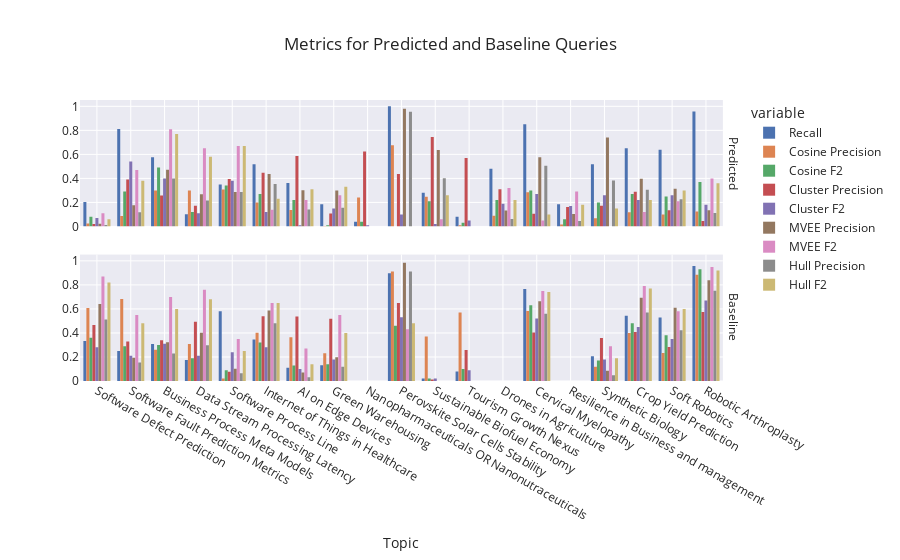

The cell this chart's notebook holds for it:
### Code cell
fig = px.histogram(plt_df, x="Topic", y=["Recall", "Cosine Precision",
                                         "Cosine F2", "Cosine F2",
                                         "Cluster Precision", "Cluster F2",
                                         "MVEE Precision", "MVEE F2",
                                         "Hull Precision", "Hull F2"],
                    title="Metrics for Predicted and Baseline Queries", barmode="group",
                   facet_row="Index", facet_row_spacing=0.1)

fig.for_each_trace(lambda t: t.update(x=t.x[::-1], y=t.y[::-1]))
fig.for_each_annotation(lambda a: a.update(text=a.text.split("=")[-1]))
fig.update_layout(yaxis1_title="", yaxis2_title="", yaxis1_dtick=0.2, yaxis2_dtick=0.2)
fig.show()

### Figure 1 — Plotly figure (JSON) as saved in the notebook; plotly's stock layout.template omitted (floating-point values rounded to 4 significant figures)
{"data": [{"alignmentgroup": "True", "bingroup": "x", "histfunc": "sum", "hovertemplate": "variable=Recall<br>Index=Predicted<br>Topic=%{x}<br>sum of value=%{y}<extra></extra>", "legendgroup": "Recall", "marker": {"color": "rgb(76,114,176)", "pattern": {"shape": ""}}, "name": "Recall", "offsetgroup": "Recall", "orientation": "v", "showlegend": true, "type": "histogram", "x": ["Software Defect Prediction", "Software Fault Prediction Metrics", "Business Process Meta Models", "Data Stream Processing Latency", "Software Process Line", "Internet of Things in Healthcare", "AI on Edge Devices", "Green Warehousing", "Nanopharmaceuticals OR Nanonutraceuticals", "Perovskite Solar Cells Stability", "Sustainable Biofuel Economy", "Tourism Growth Nexus", "Drones in Agriculture", "Cervical Myelopathy", "Resilience in Business and management", "Synthetic Biology", "Crop Yield Prediction", "Soft Robotics", "Robotic Arthroplasty"], "xaxis": "x2", "y": [0.204, 0.812, 0.577, 0.101, 0.349, 0.517, 0.361, 0.184, 0.04, 1, 0.28, 0.08, 0.48, 0.851, 0.185, 0.517, 0.652, 0.639, 0.957], "yaxis": "y2"}, {"alignmentgroup": "True", "bingroup": "x", "histfunc": "sum", "hovertemplate": "variable=Recall<br>Index=Baseline<br>Topic=%{x}<br>sum of value=%{y}<extra></extra>", "legendgroup": "Recall", "marker": {"color": "rgb(76,114,176)", "pattern": {"shape": ""}}, "name": "Recall", "offsetgroup": "Recall", "orientation": "v", "showlegend": false, "type": "histogram", "x": ["Software Defect Prediction", "Software Fault Prediction Metrics", "Business Process Meta Models", "Data Stream Processing Latency", "Software Process Line", "Internet of Things in Healthcare", "AI on Edge Devices", "Green Warehousing", "Perovskite Solar Cells Stability", "Sustainable Biofuel Economy", "Tourism Growth Nexus", "Cervical Myelopathy", "Synthetic Biology", "Crop Yield Prediction", "Soft Robotics", "Robotic Arthroplasty"], "xaxis": "x", "y": [0.333, 0.25, 0.308, 0.174, 0.581, 0.345, 0.111, 0.132, 0.897, 0.02, 0.08, 0.766, 0.207, 0.543, 0.528, 0.957], "yaxis": "y"}, {"alignmentgroup": "True", "bingroup": "x", "histfunc": "sum", "hovertemplate": "variable=Cosine Precision<br>Index=Predicted<br>Topic=%{x}<br>sum of value=%{y}<extra></extra>", "legendgroup": "Cosine Precision", "marker": {"color": "rgb(221,132,82)", "pattern": {"shape": ""}}, "name": "Cosine Precision", "offsetgroup": "Cosine Precision", "orientation": "v", "showlegend": true, "type": "histogram", "x": ["Software Defect Prediction", "Software Fault Prediction Metrics", "Business Process Meta Models", "Data Stream Processing Latency", "Software Process Line", "Internet of Things in Healthcare", "AI on Edge Devices", "Green Warehousing", "Nanopharmaceuticals OR Nanonutraceuticals", "Perovskite Solar Cells Stability", "Sustainable Biofuel Economy", "Tourism Growth Nexus", "Drones in Agriculture", "Cervical Myelopathy", "Resilience in Business and management", "Synthetic Biology", "Crop Yield Prediction", "Soft Robotics", "Robotic Arthroplasty"], "xaxis": "x2", "y": [0.024, 0.086, 0.299, 0.3, 0.307, 0.199, 0.137, 0.003, 0.242, 0.675, 0.248, 0.009, 0.089, 0.284, 0.016, 0.069, 0.119, 0.099, 0.124], "yaxis": "y2"}, {"alignmentgroup": "True", "bingroup": "x", "histfunc": "sum", "hovertemplate": "variable=Cosine Precision<br>Index=Baseline<br>Topic=%{x}<br>sum of value=%{y}<extra></extra>", "legendgroup": "Cosine Precision", "marker": {"color": "rgb(221,132,82)", "pattern": {"shape": ""}}, "name": "Cosine Precision", "offsetgroup": "Cosine Precision", "orientation": "v", "showlegend": false, "type": "histogram", "x": ["Software Defect Prediction", "Software Fault Prediction Metrics", "Business Process Meta Models", "Data Stream Processing Latency", "Software Process Line", "Internet of Things in Healthcare", "AI on Edge Devices", "Green Warehousing", "Perovskite Solar Cells Stability", "Sustainable Biofuel Economy", "Tourism Growth Nexus", "Cervical Myelopathy", "Synthetic Biology", "Crop Yield Prediction", "Soft Robotics", "Robotic Arthroplasty"], "xaxis": "x", "y": [0.608, 0.682, 0.26, 0.308, 0.021, 0.402, 0.364, 0.23, 0.912, 0.37, 0.571, 0.582, 0.119, 0.399, 0.233, 0.885], "yaxis": "y"}, {"alignmentgroup": "True", "bingroup": "x", "histfunc": "sum", "hovertemplate": "variable=Cosine F2<br>Index=Predicted<br>Topic=%{x}<br>sum of value=%{y}<extra></extra>", "legendgroup": "Cosine F2", "marker": {"color": "rgb(85,168,104)", "pattern": {"shape": ""}}, "name": "Cosine F2", "offsetgroup": "Cosine F2", "orientation": "v", "showlegend": true, "type": "histogram", "x": ["Software Defect Prediction", "Software Fault Prediction Metrics", "Business Process Meta Models", "Data Stream Processing Latency", "Software Process Line", "Internet of Things in Healthcare", "AI on Edge Devices", "Green Warehousing", "Nanopharmaceuticals OR Nanonutraceuticals", "Perovskite Solar Cells Stability", "Sustainable Biofuel Economy", "Tourism Growth Nexus", "Drones in Agriculture", "Cervical Myelopathy", "Resilience in Business and management", "Synthetic Biology", "Crop Yield Prediction", "Soft Robotics", "Robotic Arthroplasty"], "xaxis": "x2", "y": [0.08, 0.29, 0.49, 0.12, 0.34, 0.27, 0.22, 0.01, 0.04, 0, 0.21, 0.03, 0.22, 0.3, 0.06, 0.2, 0.27, 0.25, 0.37], "yaxis": "y2"}, {"alignmentgroup": "True", "bingroup": "x", "histfunc": "sum", "hovertemplate": "variable=Cosine F2<br>Index=Baseline<br>Topic=%{x}<br>sum of value=%{y}<extra></extra>", "legendgroup": "Cosine F2", "marker": {"color": "rgb(85,168,104)", "pattern": {"shape": ""}}, "name": "Cosine F2", "offsetgroup": "Cosine F2", "orientation": "v", "showlegend": false, "type": "histogram", "x": ["Software Defect Prediction", "Software Fault Prediction Metrics", "Business Process Meta Models", "Data Stream Processing Latency", "Software Process Line", "Internet of Things in Healthcare", "AI on Edge Devices", "Green Warehousing", "Perovskite Solar Cells Stability", "Sustainable Biofuel Economy", "Tourism Growth Nexus", "Cervical Myelopathy", "Synthetic Biology", "Crop Yield Prediction", "Soft Robotics", "Robotic Arthroplasty"], "xaxis": "x", "y": [0.36, 0.29, 0.3, 0.19, 0.09, 0.32, 0.13, 0.14, 0.46, 0.02, 0.1, 0.63, 0.17, 0.48, 0.38, 0.93], "yaxis": "y"}, {"alignmentgroup": "True", "bingroup": "x", "histfunc": "sum", "hovertemplate": "variable=Cluster Precision<br>Index=Predicted<br>Topic=%{x}<br>sum of value=%{y}<extra></extra>", "legendgroup": "Cluster Precision", "marker": {"color": "rgb(196,78,82)", "pattern": {"shape": ""}}, "name": "Cluster Precision", "offsetgroup": "Cluster Precision", "orientation": "v", "showlegend": true, "type": "histogram", "x": ["Software Defect Prediction", "Software Fault Prediction Metrics", "Business Process Meta Models", "Data Stream Processing Latency", "Software Process Line", "Internet of Things in Healthcare", "AI on Edge Devices", "Green Warehousing", "Nanopharmaceuticals OR Nanonutraceuticals", "Perovskite Solar Cells Stability", "Sustainable Biofuel Economy", "Tourism Growth Nexus", "Drones in Agriculture", "Cervical Myelopathy", "Resilience in Business and management", "Synthetic Biology", "Crop Yield Prediction", "Soft Robotics", "Robotic Arthroplasty"], "xaxis": "x2", "y": [0.02, 0.39, 0.258, 0.173, 0.396, 0.448, 0.586, 0.108, 0.624, 0.436, 0.745, 0.569, 0.309, 0.105, 0.162, 0.172, 0.289, 0.135, 0.046], "yaxis": "y2"}, {"alignmentgroup": "True", "bingroup": "x", "histfunc": "sum", "hovertemplate": "variable=Cluster Precision<br>Index=Baseline<br>Topic=%{x}<br>sum of value=%{y}<extra></extra>", "legendgroup": "Cluster Precision", "marker": {"color": "rgb(196,78,82)", "pattern": {"shape": ""}}, "name": "Cluster Precision", "offsetgroup": "Cluster Precision", "orientation": "v", "showlegend": false, "type": "histogram", "x": ["Software Defect Prediction", "Software Fault Prediction Metrics", "Business Process Meta Models", "Data Stream Processing Latency", "Software Process Line", "Internet of Things in Healthcare", "AI on Edge Devices", "Green Warehousing", "Perovskite Solar Cells Stability", "Sustainable Biofuel Economy", "Tourism Growth Nexus", "Cervical Myelopathy", "Synthetic Biology", "Crop Yield Prediction", "Soft Robotics", "Robotic Arthroplasty"], "xaxis": "x", "y": [0.466, 0.329, 0.34, 0.494, 0.077, 0.538, 0.536, 0.519, 0.649, 0.012, 0.259, 0.404, 0.357, 0.407, 0.282, 0.574], "yaxis": "y"}, {"alignmentgroup": "True", "bingroup": "x", "histfunc": "sum", "hovertemplate": "variable=Cluster F2<br>Index=Predicted<br>Topic=%{x}<br>sum of value=%{y}<extra></extra>", "legendgroup": "Cluster F2", "marker": {"color": "rgb(129,114,179)", "pattern": {"shape": ""}}, "name": "Cluster F2", "offsetgroup": "Cluster F2", "orientation": "v", "showlegend": true, "type": "histogram", "x": ["Software Defect Prediction", "Software Fault Prediction Metrics", "Business Process Meta Models", "Data Stream Processing Latency", "Software Process Line", "Internet of Things in Healthcare", "AI on Edge Devices", "Green Warehousing", "Nanopharmaceuticals OR Nanonutraceuticals", "Perovskite Solar Cells Stability", "Sustainable Biofuel Economy", "Tourism Growth Nexus", "Drones in Agriculture", "Cervical Myelopathy", "Resilience in Business and management", "Synthetic Biology", "Crop Yield Prediction", "Soft Robotics", "Robotic Arthroplasty"], "xaxis": "x2", "y": [0.07, 0.54, 0.4, 0.11, 0.38, 0.12, 0.01, 0.15, 0.01, 0.1, 0.02, 0.05, 0.19, 0.27, 0.17, 0.26, 0.22, 0.26, 0.18], "yaxis": "y2"}, {"alignmentgroup": "True", "bingroup": "x", "histfunc": "sum", "hovertemplate": "variable=Cluster F2<br>Index=Baseline<br>Topic=%{x}<br>sum of value=%{y}<extra></extra>", "legendgroup": "Cluster F2", "marker": {"color": "rgb(129,114,179)", "pattern": {"shape": ""}}, "name": "Cluster F2", "offsetgroup": "Cluster F2", "orientation": "v", "showlegend": false, "type": "histogram", "x": ["Software Defect Prediction", "Software Fault Prediction Metrics", "Business Process Meta Models", "Data Stream Processing Latency", "Software Process Line", "Internet of Things in Healthcare", "AI on Edge Devices", "Green Warehousing", "Perovskite Solar Cells Stability", "Sustainable Biofuel Economy", "Tourism Growth Nexus", "Cervical Myelopathy", "Synthetic Biology", "Crop Yield Prediction", "Soft Robotics", "Robotic Arthroplasty"], "xaxis": "x", "y": [0.28, 0.21, 0.31, 0.21, 0.24, 0.28, 0.1, 0.18, 0.53, 0.02, 0.09, 0.52, 0.18, 0.45, 0.35, 0.67], "yaxis": "y"}, {"alignmentgroup": "True", "bingroup": "x", "histfunc": "sum", "hovertemplate": "variable=MVEE Precision<br>Index=Predicted<br>Topic=%{x}<br>sum of value=%{y}<extra></extra>", "legendgroup": "MVEE Precision", "marker": {"color": "rgb(147,120,96)", "pattern": {"shape": ""}}, "name": "MVEE Precision", "offsetgroup": "MVEE Precision", "orientation": "v", "showlegend": true, "type": "histogram", "x": ["Software Defect Prediction", "Software Fault Prediction Metrics", "Business Process Meta Models", "Data Stream Processing Latency", "Software Process Line", "Internet of Things in Healthcare", "AI on Edge Devices", "Green Warehousing", "Nanopharmaceuticals OR Nanonutraceuticals", "Perovskite Solar Cells Stability", "Sustainable Biofuel Economy", "Tourism Growth Nexus", "Drones in Agriculture", "Cervical Myelopathy", "Resilience in Business and management", "Synthetic Biology", "Crop Yield Prediction", "Soft Robotics", "Robotic Arthroplasty"], "xaxis": "x2", "y": [0.023, 0.176, 0.471, 0.269, 0.287, 0.436, 0.301, 0.299, 0, 0.979, 0.636, 0, 0.133, 0.577, 0.103, 0.741, 0.398, 0.313, 0.135], "yaxis": "y2"}, {"alignmentgroup": "True", "bingroup": "x", "histfunc": "sum", "hovertemplate": "variable=MVEE Precision<br>Index=Baseline<br>Topic=%{x}<br>sum of value=%{y}<extra></extra>", "legendgroup": "MVEE Precision", "marker": {"color": "rgb(147,120,96)", "pattern": {"shape": ""}}, "name": "MVEE Precision", "offsetgroup": "MVEE Precision", "orientation": "v", "showlegend": false, "type": "histogram", "x": ["Software Defect Prediction", "Software Fault Prediction Metrics", "Business Process Meta Models", "Data Stream Processing Latency", "Software Process Line", "Internet of Things in Healthcare", "AI on Edge Devices", "Green Warehousing", "Perovskite Solar Cells Stability", "Sustainable Biofuel Economy", "Tourism Growth Nexus", "Cervical Myelopathy", "Synthetic Biology", "Crop Yield Prediction", "Soft Robotics", "Robotic Arthroplasty"], "xaxis": "x", "y": [0.642, 0.194, 0.323, 0.401, 0.102, 0.587, 0.07, 0.198, 0.984, 0, 0, 0.663, 0.085, 0.692, 0.61, 0.838], "yaxis": "y"}, {"alignmentgroup": "True", "bingroup": "x", "histfunc": "sum", "hovertemplate": "variable=MVEE F2<br>Index=Predicted<br>Topic=%{x}<br>sum of value=%{y}<extra></extra>", "legendgroup": "MVEE F2", "marker": {"color": "rgb(218,139,195)", "pattern": {"shape": ""}}, "name": "MVEE F2", "offsetgroup": "MVEE F2", "orientation": "v", "showlegend": true, "type": "histogram", "x": ["Software Defect Prediction", "Software Fault Prediction Metrics", "Business Process Meta Models", "Data Stream Processing Latency", "Software Process Line", "Internet of Things in Healthcare", "AI on Edge Devices", "Green Warehousing", "Nanopharmaceuticals OR Nanonutraceuticals", "Perovskite Solar Cells Stability", "Sustainable Biofuel Economy", "Tourism Growth Nexus", "Drones in Agriculture", "Cervical Myelopathy", "Resilience in Business and management", "Synthetic Biology", "Crop Yield Prediction", "Soft Robotics", "Robotic Arthroplasty"], "xaxis": "x2", "y": [0.11, 0.47, 0.81, 0.65, 0.67, 0.14, 0.22, 0.26, 0, 0, 0.06, 0, 0.32, 0.05, 0.29, 0, 0.12, 0.21, 0.4], "yaxis": "y2"}, {"alignmentgroup": "True", "bingroup": "x", "histfunc": "sum", "hovertemplate": "variable=MVEE F2<br>Index=Baseline<br>Topic=%{x}<br>sum of value=%{y}<extra></extra>", "legendgroup": "MVEE F2", "marker": {"color": "rgb(218,139,195)", "pattern": {"shape": ""}}, "name": "MVEE F2", "offsetgroup": "MVEE F2", "orientation": "v", "showlegend": false, "type": "histogram", "x": ["Software Defect Prediction", "Software Fault Prediction Metrics", "Business Process Meta Models", "Data Stream Processing Latency", "Software Process Line", "Internet of Things in Healthcare", "AI on Edge Devices", "Green Warehousing", "Perovskite Solar Cells Stability", "Sustainable Biofuel Economy", "Tourism Growth Nexus", "Cervical Myelopathy", "Synthetic Biology", "Crop Yield Prediction", "Soft Robotics", "Robotic Arthroplasty"], "xaxis": "x", "y": [0.87, 0.55, 0.7, 0.76, 0.35, 0.65, 0.27, 0.55, 0.43, 0, 0, 0.75, 0.29, 0.79, 0.58, 0.95], "yaxis": "y"}, {"alignmentgroup": "True", "bingroup": "x", "histfunc": "sum", "hovertemplate": "variable=Hull Precision<br>Index=Predicted<br>Topic=%{x}<br>sum of value=%{y}<extra></extra>", "legendgroup": "Hull Precision", "marker": {"color": "rgb(140,140,140)", "pattern": {"shape": ""}}, "name": "Hull Precision", "offsetgroup": "Hull Precision", "orientation": "v", "showlegend": true, "type": "histogram", "x": ["Software Defect Prediction", "Software Fault Prediction Metrics", "Business Process Meta Models", "Data Stream Processing Latency", "Software Process Line", "Internet of Things in Healthcare", "AI on Edge Devices", "Green Warehousing", "Nanopharmaceuticals OR Nanonutraceuticals", "Perovskite Solar Cells Stability", "Sustainable Biofuel Economy", "Tourism Growth Nexus", "Drones in Agriculture", "Cervical Myelopathy", "Resilience in Business and management", "Synthetic Biology", "Crop Yield Prediction", "Soft Robotics", "Robotic Arthroplasty"], "xaxis": "x2", "y": [0.013, 0.119, 0.4, 0.215, 0.287, 0.354, 0.141, 0.155, 0, 0.954, 0.402, 0, 0.061, 0.505, 0.046, 0.382, 0.305, 0.226, 0.112], "yaxis": "y2"}, {"alignmentgroup": "True", "bingroup": "x", "histfunc": "sum", "hovertemplate": "variable=Hull Precision<br>Index=Baseline<br>Topic=%{x}<br>sum of value=%{y}<extra></extra>", "legendgroup": "Hull Precision", "marker": {"color": "rgb(140,140,140)", "pattern": {"shape": ""}}, "name": "Hull Precision", "offsetgroup": "Hull Precision", "orientation": "v", "showlegend": false, "type": "histogram", "x": ["Software Defect Prediction", "Software Fault Prediction Metrics", "Business Process Meta Models", "Data Stream Processing Latency", "Software Process Line", "Internet of Things in Healthcare", "AI on Edge Devices", "Green Warehousing", "Perovskite Solar Cells Stability", "Sustainable Biofuel Economy", "Tourism Growth Nexus", "Cervical Myelopathy", "Synthetic Biology", "Crop Yield Prediction", "Soft Robotics", "Robotic Arthroplasty"], "xaxis": "x", "y": [0.511, 0.155, 0.228, 0.298, 0.065, 0.48, 0.032, 0.118, 0.912, 0, 0, 0.56, 0.047, 0.57, 0.423, 0.752], "yaxis": "y"}, {"alignmentgroup": "True", "bingroup": "x", "histfunc": "sum", "hovertemplate": "variable=Hull F2<br>Index=Predicted<br>Topic=%{x}<br>sum of value=%{y}<extra></extra>", "legendgroup": "Hull F2", "marker": {"color": "rgb(204,185,116)", "pattern": {"shape": ""}}, "name": "Hull F2", "offsetgroup": "Hull F2", "orientation": "v", "showlegend": true, "type": "histogram", "x": ["Software Defect Prediction", "Software Fault Prediction Metrics", "Business Process Meta Models", "Data Stream Processing Latency", "Software Process Line", "Internet of Things in Healthcare", "AI on Edge Devices", "Green Warehousing", "Nanopharmaceuticals OR Nanonutraceuticals", "Perovskite Solar Cells Stability", "Sustainable Biofuel Economy", "Tourism Growth Nexus", "Drones in Agriculture", "Cervical Myelopathy", "Resilience in Business and management", "Synthetic Biology", "Crop Yield Prediction", "Soft Robotics", "Robotic Arthroplasty"], "xaxis": "x2", "y": [0.06, 0.38, 0.77, 0.58, 0.67, 0.23, 0.31, 0.33, 0, 0, 0.26, 0, 0.22, 0.1, 0.18, 0.15, 0.22, 0.3, 0.36], "yaxis": "y2"}, {"alignmentgroup": "True", "bingroup": "x", "histfunc": "sum", "hovertemplate": "variable=Hull F2<br>Index=Baseline<br>Topic=%{x}<br>sum of value=%{y}<extra></extra>", "legendgroup": "Hull F2", "marker": {"color": "rgb(204,185,116)", "pattern": {"shape": ""}}, "name": "Hull F2", "offsetgroup": "Hull F2", "orientation": "v", "showlegend": false, "type": "histogram", "x": ["Software Defect Prediction", "Software Fault Prediction Metrics", "Business Process Meta Models", "Data Stream Processing Latency", "Software Process Line", "Internet of Things in Healthcare", "AI on Edge Devices", "Green Warehousing", "Perovskite Solar Cells Stability", "Sustainable Biofuel Economy", "Tourism Growth Nexus", "Cervical Myelopathy", "Synthetic Biology", "Crop Yield Prediction", "Soft Robotics", "Robotic Arthroplasty"], "xaxis": "x", "y": [0.82, 0.48, 0.6, 0.68, 0.25, 0.65, 0.14, 0.4, 0.48, 0, 0, 0.74, 0.19, 0.77, 0.6, 0.92], "yaxis": "y"}], "layout": {"annotations": [{"font": {}, "showarrow": false, "text": "Baseline", "textangle": 90, "x": 0.98, "xanchor": "left", "xref": "paper", "y": 0.225, "yanchor": "middle", "yref": "paper"}, {"font": {}, "showarrow": false, "text": "Predicted", "textangle": 90, "x": 0.98, "xanchor": "left", "xref": "paper", "y": 0.775, "yanchor": "middle", "yref": "paper"}], "barmode": "group", "legend": {"title": {"text": "variable"}, "tracegroupgap": 0}, "title": {"text": "Metrics for Predicted and Baseline Queries"}, "xaxis": {"anchor": "y", "domain": [0, 0.98], "title": {"text": "Topic"}}, "xaxis2": {"anchor": "y2", "domain": [0, 0.98], "matches": "x", "showticklabels": false}, "yaxis": {"anchor": "x", "domain": [0, 0.45], "dtick": 0.2, "title": {"text": ""}}, "yaxis2": {"anchor": "x2", "domain": [0.55, 1], "dtick": 0.2, "matches": "y", "title": {"text": ""}}}}
